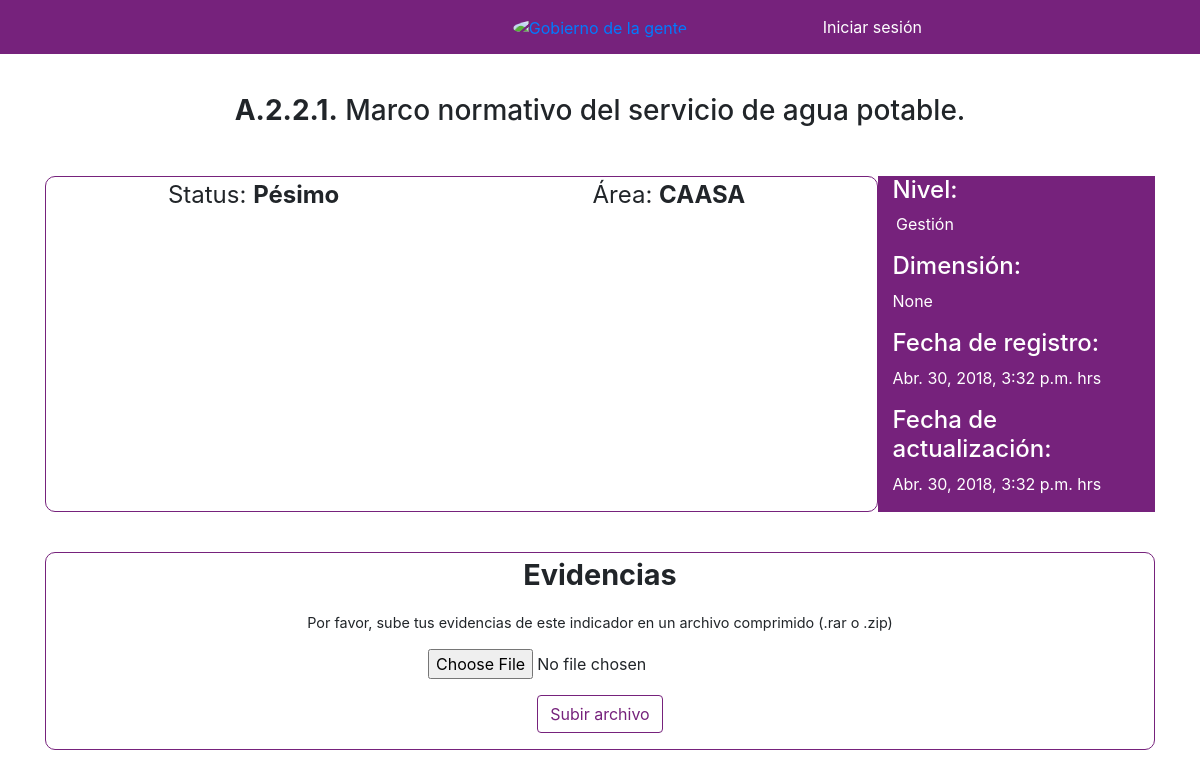
Page /indicadores/36/ on the earlier database version.
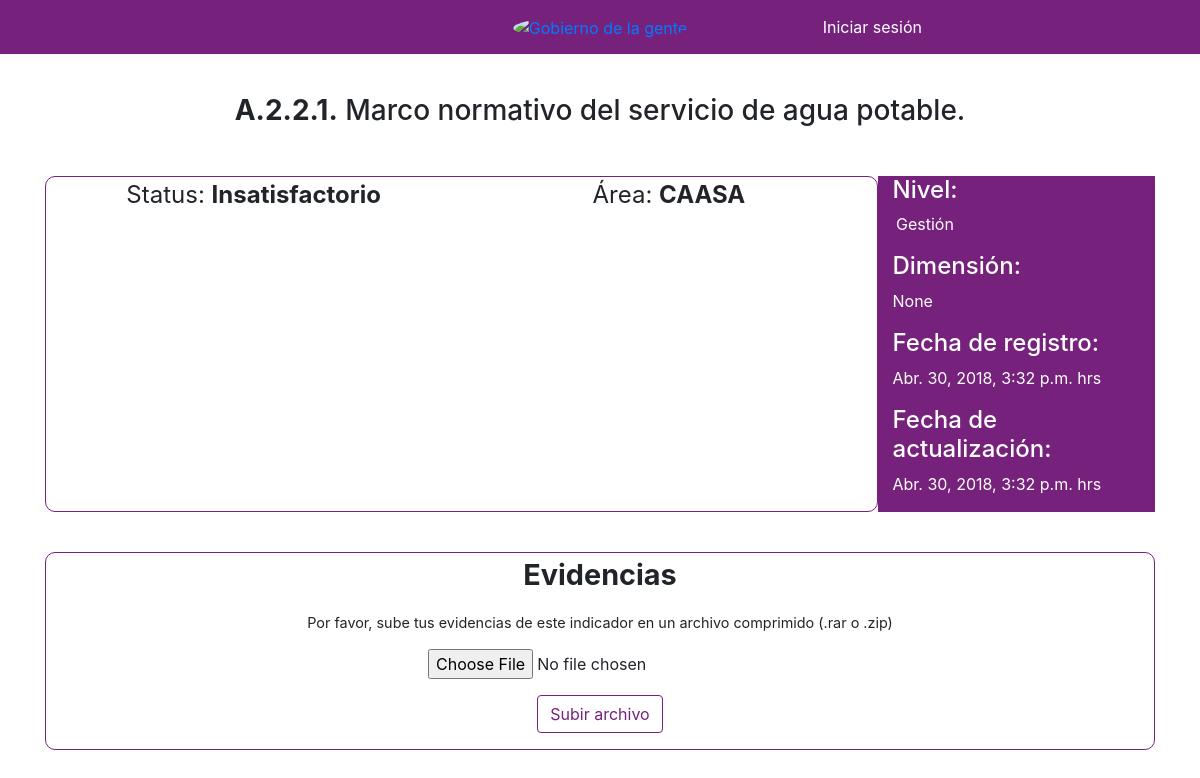
Same page on the later database version.
### indicadores/models.py (models this page shows, shortened)
class Indicador(models.Model):
    indicador = models.CharField(max_length=10)
    nombre = models.TextField()
    descripcion = models.TextField(blank=True, null=True)
    metodo_calculo = models.TextField(blank=True, null=True)
    nivel = models.CharField(max_length=15, choices=choices_nivel, blank=True, null=True)
    dimension = models.CharField(max_length=144, blank=True, null=True)
    criterios_evaluacion = models.TextField(blank=True, null=True)
    area = models.ForeignKey(User, related_name='indicadores', on_delete=models.CASCADE)
    status = models.CharField(max_length=15, choices=choices_status)
    created = models.DateTimeField(auto_now_add=True)
    updated = models.DateTimeField(auto_now=True)
    evidencia = models.FileField(upload_to="evidencias/archivos/", blank=True, null=True)

### indicadores/views.py (the view, shortened to what this page needs)
# urls.py: path('<int:pk>/', indicadoresDetailView.as_view(), name="detail"),
class indicadoresDetailView(views.View):
    def get(self, request, pk):
        template_name="indicadores/indicador_detail.html"
        indicador = Indicador.objects.get(pk=pk)
        form = UploadFileForm()
        context = {'indicador':indicador, 'form':form}
        return render(request, template_name, context)

### indicadores/forms.py
class UploadFileForm(forms.ModelForm):
    evidencia = forms.FileField(label="")
    class Meta:
        model = Indicador
        fields = ['evidencia']

### indicadores/templates/indicadores/indicador_detail.html (shortened to what this page needs)
{% extends 'base.html' %}
{% block content %}
    <div class="container">
        <div class="row text-center">
            <div class="col-md-12">
                <h3><b>{{ indicador.indicador }}</b> {{ indicador.nombre }}</h3>
            </div>
        </div>
        <div class="row margin-top-middle">
            <div class="col-md-9 border-primary-a text-detail-important">
                <div class="row text-center">
                    <div class="col-md-6"><p>Status: <span
                            class="{% if indicador.status == "Satisfactorio" %}
                            color-green
                            {% elif indicador.status == "Regular" %}
                            color-yellow
                            {% else %}
                            color-red
                            {% endif %}
                            "><b>{{ indicador.status }}</b></span></p></div>
                    <div class="col-md-6"><p>Área: <span><b>{{ indicador.area.username }}</b></span></p></div>
                </div>
            </div>
            <div class="col-md-3 background-primary d-flex justify-content-around flex-column color-accent align-items-start">
                <div>
                    <h4 class="">Nivel:</h4>
                    <p class="text-center w-100">{{ indicador.nivel }}</p>
                </div>
                <div>
                    <h4 class="">Dimensión:</h4>
                    <p class="">{{ indicador.dimension }}</p>
                </div>
                <div>
                    <h4 class="">Fecha de registro:</h4>
                    <p class="">{{ indicador.created }} hrs</p>
                </div>
                <div>
                    <h4 class="">Fecha de actualización:</h4>
                    <p class="">{{ indicador.updated }} hrs</p>
                </div>
            </div>
        </div>
        <div class="row margin-top-middle">
            <div class="col-md-12 border-primary-a text-center margin-bottom-normal">
                <p class="text-detail-leve" style="font-size: 1.8em;"><b>Evidencias</b></p>
                {% if indicador.evidencia %}
                    <div class="margin-bottom-normal">
                        <a class="see_evidencia" target="_blank" href="/media/{{ indicador.evidencia }}">Visualizar o descargar archivo</a>
                    </div>
                    <p class="text-evidencia">Actualizar archivo</p>
                {% else %}
                    <p class="text-evidencia">Por favor, sube tus evidencias de este indicador en un archivo comprimido (.rar o .zip)</p>
                {% endif %}
                    <form action="{% url 'indicadores:detail' indicador.id  %}" method="post" enctype="multipart/form-data">
                        {{ form.as_p }}
                        <input class="btn btn-outline-primary margin-bottom-small" type="submit" value="Subir archivo">
                    </form>
            </div>
        </div>
    </div>
{% endblock %}

Differences in the rows shown:
changed Indicador "Marco normativo del servicio de agua potable.": status "Pésimo" → "Insatisfactorio"
